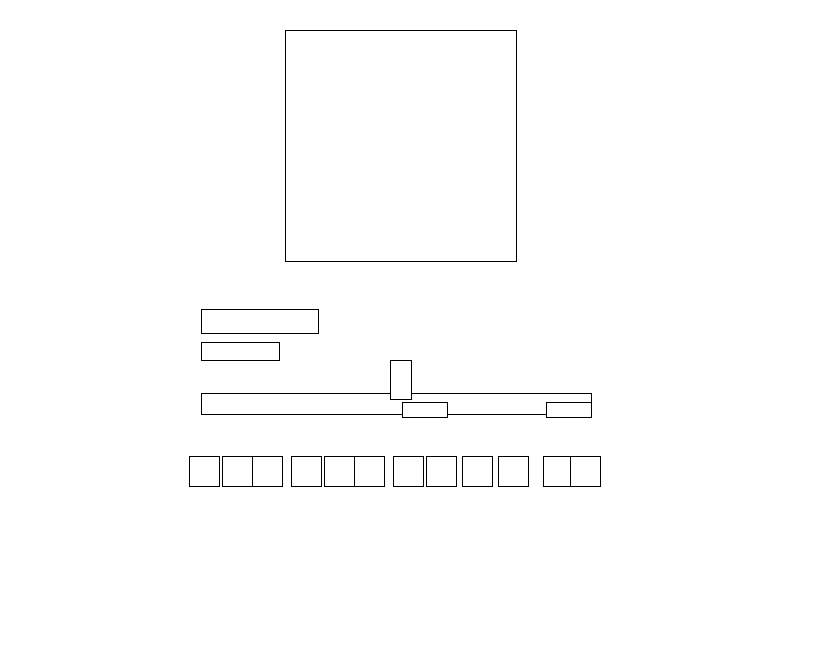
Frame 1 (no input)
Frame 60 (the mouse pressed at the canvas centre just before this capture): identical to frame 1, image omitted
Frame 120 (the mouse held since frame 60 and released just before this capture): identical to frame 1, image omitted

The Processing sketch that drew this single still picture (run headless with seeded random() and noise(); from frame 60 on, the mouse is pressed at the canvas centre):

// Processing sketch: DIVs
// ── DIVs.pde
/* Steps for Scafolding a Program while learning code
rect(nameX, nameY, nameWidth, nameHeight);
Copy and Paste, rename
*/

float coverX, coverY, coverWidth, coverHeight;
float songX, songY, songWidth, songHeight;
float artistX, artistY, artistWidth, artistHeight;
float progbarX, progbarY, progbarWidth, progbarHeight;
float progX, progY, progWidth, progHeight;
float timeX, timeY, timeWidth, timeHeight;
float totaltimeX, totaltimeY, totaltimeWidth, totaltimeHeight;
float endX, endY, endWidth, endHeight;
float stopX, stopY, stopWidth, stopHeight;
float prevX, prevY, prevWidth, prevHeight;
float rewX, rewY, rewWidth, rewHeight;
float playX, playY, playWidth, playHeight;
float pauseX, pauseY, pauseWidth, pauseHeight;
float ffX, ffY, ffWidth, ffHeight;
float nxtX, nxtY, nxtWidth, nxtHeight;
float shuffleX, shuffleY, shuffleWidth, shuffleHeight;
float loopX, loopY, loopWidth, loopHeight;
float looponeX, looponeY, looponeWidth, looponeHeight;
float addX, addY, addWidth, addHeight;


final float PAPER_W = 280;
final float PAPER_H = 215;

float mmX(float mm) { return mm / PAPER_W * width; }
float mmY(float mm) { return mm / PAPER_H * height; }

void setup() {
  size(840, 645);   // 3 pixels per mm

  coverX = mmX(95);       coverY = mmY(10);       coverWidth = mmX(77);       coverHeight = mmY(77);
  songX = mmX(67);        songY = mmY(103);       songWidth = mmX(39);        songHeight = mmY(8);
  artistX = mmX(67);      artistY = mmY(114);     artistWidth = mmX(26);      artistHeight = mmY(6);
  progbarX = mmX(67);     progbarY = mmY(131);    progbarWidth = mmX(130);    progbarHeight = mmY(7);
  progX = mmX(130);       progY = mmY(120);       progWidth = mmX(7);         progHeight = mmY(13);
  timeX = mmX(134);       timeY = mmY(134);       timeWidth = mmX(15);        timeHeight = mmY(5);
  totaltimeX = mmX(182);  totaltimeY = mmY(134);  totaltimeWidth = mmX(15);   totaltimeHeight = mmY(5);

  stopX = mmX(63);        stopY = mmY(152);       stopWidth = mmX(10);        stopHeight = mmY(10);
  endX = mmX(74);         endY = mmY(152);        endWidth = mmX(10);         endHeight = mmY(10);
  prevX = mmX(84);        prevY = mmY(152);       prevWidth = mmX(10);        prevHeight = mmY(10);
  rewX = mmX(97);         rewY = mmY(152);        rewWidth = mmX(10);         rewHeight = mmY(10);
  playX = mmX(108);       playY = mmY(152);       playWidth = mmX(10);        playHeight = mmY(10);
  pauseX = mmX(118);      pauseY = mmY(152);      pauseWidth = mmX(10);       pauseHeight = mmY(10);
  ffX = mmX(131);         ffY = mmY(152);         ffWidth = mmX(10);          ffHeight = mmY(10);
  nxtX = mmX(142);        nxtY = mmY(152);        nxtWidth = mmX(10);         nxtHeight = mmY(10);
  shuffleX = mmX(154);    shuffleY = mmY(152);    shuffleWidth = mmX(10);     shuffleHeight = mmY(10);
  loopX = mmX(166);       loopY = mmY(152);       loopWidth = mmX(10);        loopHeight = mmY(10);
  looponeX = mmX(181);    looponeY = mmY(152);    looponeWidth = mmX(10);     looponeHeight = mmY(10);
  addX = mmX(190);        addY = mmY(152);        addWidth = mmX(10);         addHeight = mmY(10);
}

void draw() {
  background(255);

  rect(coverX, coverY, coverWidth, coverHeight);
  rect(songX, songY, songWidth, songHeight);
  rect(artistX, artistY, artistWidth, artistHeight);
  rect(progbarX, progbarY, progbarWidth, progbarHeight);
  rect(progX, progY, progWidth, progHeight);
  rect(timeX, timeY, timeWidth, timeHeight);
  rect(totaltimeX, totaltimeY, totaltimeWidth, totaltimeHeight);

  rect(stopX, stopY, stopWidth, stopHeight);
  rect(endX, endY, endWidth, endHeight);
  rect(prevX, prevY, prevWidth, prevHeight);
  rect(rewX, rewY, rewWidth, rewHeight);
  rect(playX, playY, playWidth, playHeight);
  rect(pauseX, pauseY, pauseWidth, pauseHeight);
  rect(ffX, ffY, ffWidth, ffHeight);
  rect(nxtX, nxtY, nxtWidth, nxtHeight);
  rect(shuffleX, shuffleY, shuffleWidth, shuffleHeight);
  rect(loopX, loopY, loopWidth, loopHeight);
  rect(looponeX, looponeY, looponeWidth, looponeHeight);
  rect(addX, addY, addWidth, addHeight);
}
